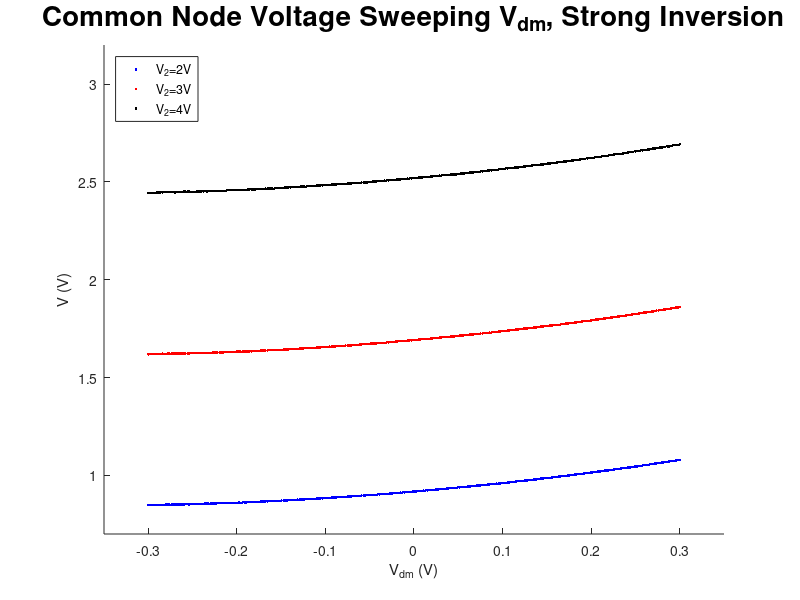

Source code (MATLAB):
clear all; clc; clf; hold on;

load V=2V_V_meas_strong
V_2V        = V;
V_diff_1    = V_src;

load V=3V_V_meas_strong
V_3V        = V;
V_diff_2    = V_src;

load V=4V_V_meas_strong
V_4V        = V;
V_diff_3    = V_src;

plot(V_diff_1, V_2V,'b.');
plot(V_diff_2, V_3V,'r.');
plot(V_diff_3, V_4V,'k.');

axis([-.35 .35 .7 3.2])
xlabel 'V_{dm} (V)'
ylabel 'V (V)'
title('Common Node Voltage Sweeping V_{dm}, Strong Inversion', 'fontsize',20)
legend('V_2=2V','V_2=3V','V_2=4V','location','northwest')

print '-depsc' plot_strong_v
